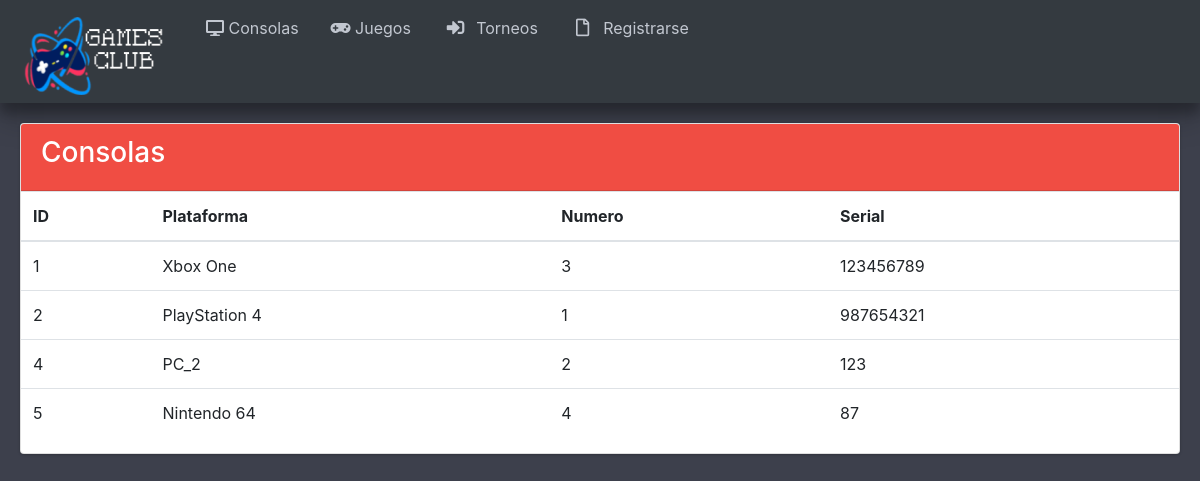
/vistas/Consolas.php, run on the app's committed database.
### tables this page shows
CREATE TABLE `consola` (
  `id_consola` int(11) NOT NULL,
  `id_plataforma` int(11) NOT NULL,
  `numero` int(11) NOT NULL,
  `serial` varchar(45) NOT NULL,
  `precio` int(10) NOT NULL
);

CREATE TABLE `plataforma` (
  `id_plataforma` int(11) NOT NULL,
  `nombre` varchar(45) NOT NULL
);

### modelos/selectTables.php (called while the page is built, shortened)
<?php
  include_once "../controladores/conexion.php";
  $getNormalConsola = $BD -> query("SELECT c.id_consola as id, p.nombre as plataforma, c.numero, c.serial FROM consola c INNER JOIN plataforma p ON c.id_plataforma = p.id_plataforma ORDER BY `id` ASC");
  $resultadoNormalConsola = $getNormalConsola -> fetchAll(PDO::FETCH_OBJ);
?>

### vistas/Consolas.php (the view, shortened to what this page needs)
<?php
include_once '../modelos/selectTables.php';
?>
<!DOCTYPE html>
<html>
<head>
  <link rel="stylesheet" href="plugins/fontawesome-free/css/all.min.css">
  <link rel="stylesheet" href="https://code.ionicframework.com/ionicons/2.0.1/css/ionicons.min.css">
  <link rel="stylesheet" href="plugins/tempusdominus-bootstrap-4/css/tempusdominus-bootstrap-4.min.css">
  <link rel="stylesheet" href="plugins/icheck-bootstrap/icheck-bootstrap.min.css">
  <link rel="stylesheet" href="plugins/jqvmap/jqvmap.min.css">
  <link rel="stylesheet" href="css/adminlte.min.css">
  <link rel="stylesheet" href="plugins/overlayScrollbars/css/OverlayScrollbars.min.css">
  <link rel="stylesheet" href="plugins/daterangepicker/daterangepicker.css">
  <link rel="stylesheet" href="plugins/summernote/summernote-bs4.css">
  <link rel="stylesheet" href="https://maxcdn.bootstrapcdn.com/bootstrap/4.4.1/css/bootstrap.min.css">
</head>
<body class="hold-transition sidebar-mini layout-fixed" style="background-color: #3D404C;">
    <aside class="sidebar-dark-primary elevation-4">
      <div class="sidebar" style="display: flex;">
        <nav class="mt-2">
        <ul class="nav nav-pills nav-sidebar flex-column" data-widget="treeview" role="menu" data-accordion="false">
          <li class="nav-item">
            <center>
              <a href="gamer_Inicio.php" class="nav-link">
              <img src="img/GAMES-CLUB.png">
            </a>
            </center>
          </li>
        </ul>
      </nav>
       <nav class="mt-2">
        <ul class="nav nav-pills nav-sidebar flex-column" data-widget="treeview" role="menu" data-accordion="false">
          <li class="nav-item">
            <a href="Consolas.php" class="nav-link">
              <i class="fa fa-desktop"></i>
              <p>Consolas</p>
            </a>
          </li>
        </ul>
      </nav>
      <nav class="mt-2">
        <ul class="nav nav-pills nav-sidebar flex-column" data-widget="treeview" role="menu" data-accordion="false">
          <li class="nav-item">
            <a href="Juegos.php" class="nav-link">
              <i class="fa fa-gamepad"></i>
              <p>Juegos</p>
            </a>
          </li>
        </ul>
      </nav>
      <nav class="mt-2">
        <ul class="nav nav-pills nav-sidebar flex-column" data-widget="treeview" role="menu" data-accordion="false">
          <li class="nav-item">
            <a href="Torneos.php" class="nav-link">
              <i class="fas fa-sign-in-alt nav-icon"></i>
              <p>Torneos</p>
            </a>
          </li>
        </ul>
      </nav>
        <nav class="mt-2">
        <ul class="nav nav-pills nav-sidebar flex-column" data-widget="treeview" role="menu" data-accordion="false">
          <li class="nav-item">
            <a href="registroNormal.php" class="nav-link">
              <i class="far fa-file nav-icon"></i>
              <p>Registrarse</p>
            </a>
          </li>
        </ul>
      </nav>
    </aside>
      <section class="content">
        <div class="container-fluid">
          <div class="row">
            <div style="width: 1365px; padding-top: 20px; padding-bottom: 20px; padding-left: 20px; padding-right: 20px;">
              <div class="card card-primary">
                <div class="card-header" style="background-color:#F04D43;">
                  <h3>Consolas</h3>
                </div>
                <form class="" action="editConsola.php" method="post">
                  <div class="crudAdmin" align="center">
                    <table class="table table-hover">
                      <thead>
                        <tr>
                          <th>ID</th>
                          <th>Plataforma</th>
                          <th>Numero</th>
                          <th>Serial</th>
                        </tr>
                      </thead>
                      <tbody>
                        <?php foreach ($resultadoNormalConsola as $resultadoNormalConsola){ ?>
                        <tr>
                        <td><?php echo $resultadoNormalConsola -> id ?></td>
                        <td><?php echo $resultadoNormalConsola -> plataforma ?></td>
                        <td><?php echo $resultadoNormalConsola -> numero ?></td>
                        <td><?php echo $resultadoNormalConsola -> serial ?></td>
                        </tr>
                        <?php } ?>
                      </tbody>
                    </table>
                  </div>
                </form>
            </div>
          </div>
        </div>
      </div>
    </section>
</body>
    </html>

### data on the page
consola: id_consola "1", id_plataforma.nombre "Xbox One", numero "3", serial "123456789"
consola: id_consola "2", id_plataforma.nombre "PlayStation 4", numero "1", serial "987654321"
consola: id_consola "4", id_plataforma.nombre "PC_2", numero "2", serial "123"
consola: id_consola "5", id_plataforma.nombre "Nintendo 64", numero "4", serial "87"
